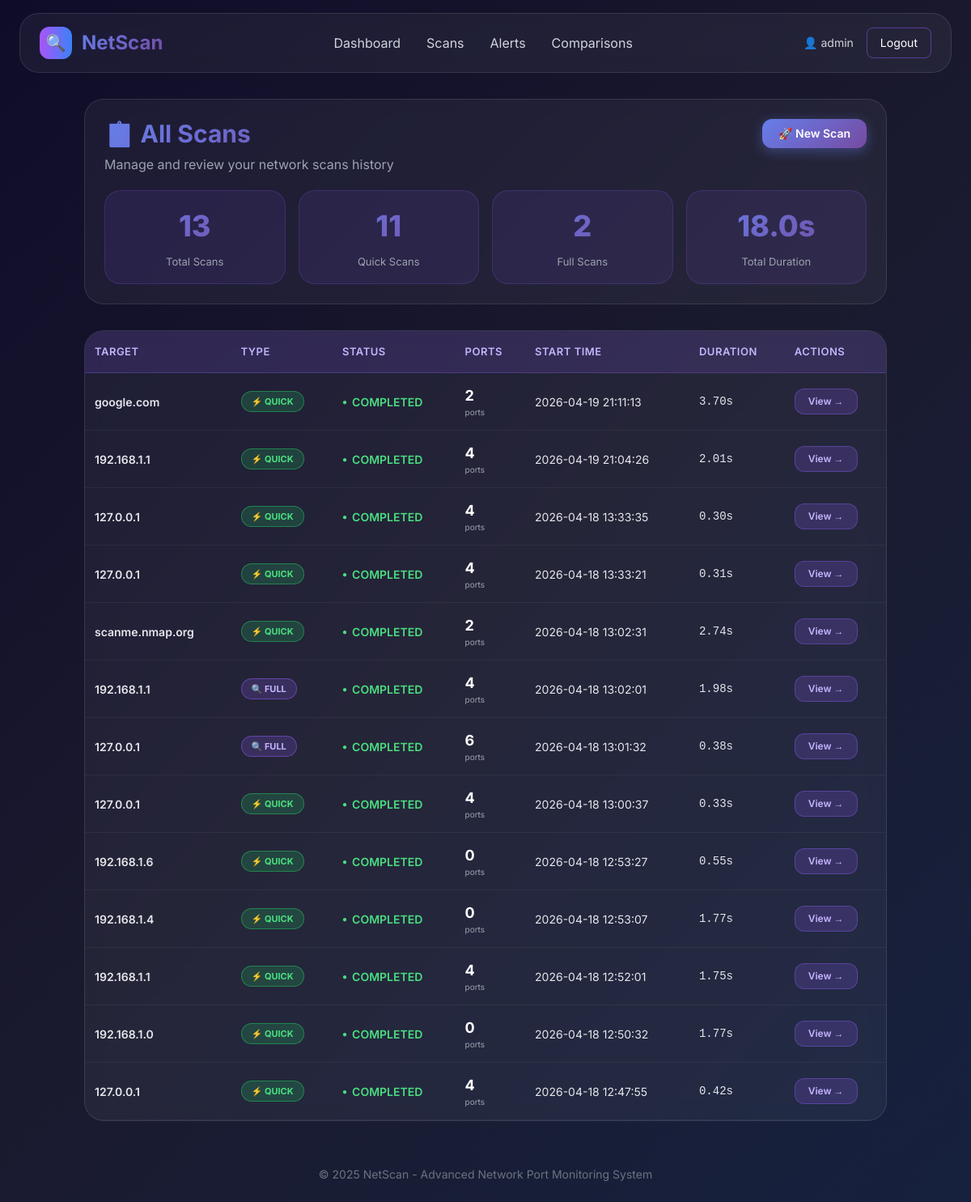
Page /scans (signed in) on the committed database.
### app/models.py (models this page shows)
class Scan(db.Model):
    id = db.Column(db.Integer, primary_key=True)
    user_id = db.Column(db.Integer, db.ForeignKey('user.id'), nullable=False)
    target = db.Column(db.String(255), nullable=False)
    scan_type = db.Column(db.String(20), default='quick')  # quick or full
    status = db.Column(db.String(20), default='pending')  # pending, running, completed, failed
    start_time = db.Column(db.DateTime, default=datetime.utcnow)
    end_time = db.Column(db.DateTime, nullable=True)
    duration = db.Column(db.Float, nullable=True)  # in seconds
    notes = db.Column(db.Text, nullable=True)
    ports = db.relationship('Port', backref='scan', lazy=True, cascade='all, delete-orphan')

### app/routes.py (the view)
@dashboard_bp.route('/scans')
@login_required
def scans():
    user_id = session['user_id']
    page = request.args.get('page', 1, type=int)
    scans = Scan.query.filter_by(user_id=user_id).order_by(Scan.start_time.desc()).paginate(page=page, per_page=20)
    return render_template('scans.html', scans=scans)

### app/routes.py (called while the page is built)
def login_required(f):
    @wraps(f)
    def decorated_function(*args, **kwargs):
        if 'user_id' not in session:
            return redirect(url_for('auth.login'))
        return f(*args, **kwargs)
    return decorated_function

### templates/scans.html (shortened to what this page needs)
{% extends "base.html" %}
{% block content %}
<div class="max-w-7xl mx-auto">
    <div class="scans-header">
        <div class="flex flex-wrap justify-between items-start gap-4">
            <div>
                <h1 class="text-3xl font-bold gradient-text mb-2">📋 All Scans</h1>
                <p class="text-gray-400">Manage and review your network scans history</p>
            </div>
            <a href="{{ url_for('dashboard.index') }}" class="btn-modern px-5 py-2 rounded-xl text-white text-sm font-semibold flex items-center gap-2">
                🚀 New Scan
            </a>
        </div>
        <div class="stats-grid">
            <div class="stat-box">
                <div class="stat-number">{{ scans.total if scans else 0 }}</div>
                <div class="stat-label">Total Scans</div>
            </div>
            <div class="stat-box">
                <div class="stat-number">{{ scans.items|selectattr('scan_type', 'equalto', 'quick')|list|length if scans else 0 }}</div>
                <div class="stat-label">Quick Scans</div>
            </div>
            <div class="stat-box">
                <div class="stat-number">{{ scans.items|selectattr('scan_type', 'equalto', 'full')|list|length if scans else 0 }}</div>
                <div class="stat-label">Full Scans</div>
            </div>
            <div class="stat-box">
                <div class="stat-number">{{ scans.items|sum(attribute='duration')|round(0) if scans else 0 }}s</div>
                <div class="stat-label">Total Duration</div>
            </div>
        </div>
    </div>
    <div class="scans-table-container">
        {% if scans and scans.items %}
        <table class="scans-table">
            <thead>
                <tr>
                    <th>Target</th>
                    <th>Type</th>
                    <th>Status</th>
                    <th>Ports</th>
                    <th>Start Time</th>
                    <th>Duration</th>
                    <th>Actions</th>
                </tr>
            </thead>
            <tbody>
                {% for scan in scans.items %}
                <tr>
                    <td class="font-semibold">{{ scan.target }}</td>
                    <td>
                        {% if scan.scan_type == 'quick' %}
                        <span class="type-badge type-quick">⚡ QUICK</span>
                        {% else %}
                        <span class="type-badge type-full">🔍 FULL</span>
                        {% endif %}
                    </td>
                    <td>
                        <span class="status-completed">COMPLETED</span>
                    </td>
                    <td>
                        <span class="ports-count">{{ scan.ports|length if scan.ports else 0 }}</span>
                        <span class="ports-label">ports</span>
                    </td>
                    <td class="text-gray-300">{{ scan.start_time.strftime('%Y-%m-%d %H:%M:%S') }}</td>
                    <td class="duration-cell">{{ "%.2f"|format(scan.duration) if scan.duration else '0.00' }}s</td>
                    <td>
                        <a href="{{ url_for('dashboard.scan_detail', scan_id=scan.id) }}" class="view-btn">
                            View →
                        </a>
                    </td>
                </tr>
                {% endfor %}
            </tbody>
        </table>
        {% endif %}
    </div>
</div>
{% endblock %}

### templates/base.html (style rules this page uses)
* { font-family: 'Inter', sans-serif; }
body { background: linear-gradient(135deg, #0f0c29 0%, #1a1a2e 50%, #16213e 100%); min-height: 100vh; }
.btn-modern { background: linear-gradient(135deg, #667eea 0%, #764ba2 100%); border: none; transition: all 0.3s ease; box-shadow: 0 4px 15px rgba(102, 126, 234, 0.4); }
.gradient-text { background: linear-gradient(135deg, #667eea 0%, #764ba2 100%); -webkit-background-clip: text; background-clip: text; color: transparent; }

### templates/scans.html (style rules this page uses)
.scans-header { background: rgba(255, 255, 255, 0.05); backdrop-filter: blur(10px); border-radius: 24px; padding: 24px; margin-bottom: 32px; border: 1px solid rgba(255, 255, 255, 0.1); }
.stats-grid { display: grid; grid-template-columns: repeat(auto-fit, minmax(200px, 1fr)); gap: 16px; margin-top: 20px; }
.stat-box { background: rgba(139, 92, 246, 0.1); border-radius: 20px; padding: 16px; text-align: center; border: 1px solid rgba(139, 92, 246, 0.2); transition: all 0.3s ease; }
.stat-number { font-size: 36px; font-weight: 800; background: linear-gradient(135deg, #667eea, #764ba2); -webkit-background-clip: text; background-clip: text; color: transparent; }
.stat-label { color: #9ca3af; font-size: 13px; margin-top: 8px; }
.scans-table-container { background: rgba(255, 255, 255, 0.05); backdrop-filter: blur(10px); border-radius: 24px; border: 1px solid rgba(255, 255, 255, 0.1); overflow: hidden; }
.scans-table { width: 100%; border-collapse: collapse; }
.scans-table thead tr { background: rgba(139, 92, 246, 0.15); border-bottom: 1px solid rgba(139, 92, 246, 0.3); }
.scans-table th { padding: 16px 12px; text-align: left; color: #c4b5fd; font-weight: 600; font-size: 13px; text-transform: uppercase; letter-spacing: 0.5px; }
.scans-table td { padding: 14px 12px; border-bottom: 1px solid rgba(255, 255, 255, 0.05); color: #e5e7eb; font-size: 14px; }
.scans-table tbody tr { transition: all 0.2s ease; }
.type-badge { display: inline-block; padding: 4px 12px; border-radius: 20px; font-size: 11px; font-weight: 700; }
.type-quick { background: rgba(34, 197, 94, 0.2); border: 1px solid rgba(34, 197, 94, 0.5); color: #4ade80; }
.type-full { background: rgba(139, 92, 246, 0.2); border: 1px solid rgba(139, 92, 246, 0.5); color: #c4b5fd; }
.status-completed { color: #4ade80; font-weight: 600; display: flex; align-items: center; gap: 6px; }
.status-completed::before { content: "●"; font-size: 10px; }
.ports-count { font-weight: 700; font-size: 18px; color: white; }
.ports-label { font-size: 10px; color: #9ca3af; display: block; }
.view-btn { background: rgba(139, 92, 246, 0.2); border: 1px solid rgba(139, 92, 246, 0.4); padding: 6px 16px; border-radius: 12px; color: #c4b5fd; font-size: 12px; font-weight: 600; transition: all 0.2s ease; text-decoration: none; display: inline-block; }
.duration-cell { font-family: monospace; font-size: 13px; color: #9ca3af; }

### rows in the picture
Scan: target "google.com", scan_type "⚡ QUICK", ports|length "2", start_time "2026-04-19 21:11:13", duration "3.70"
Scan: target "192.168.1.1", scan_type "⚡ QUICK", ports|length "4", start_time "2026-04-19 21:04:26", duration "2.01"
Scan: target "127.0.0.1", scan_type "⚡ QUICK", ports|length "4", start_time "2026-04-18 13:33:35", duration "0.30"
Scan: target "127.0.0.1", scan_type "⚡ QUICK", ports|length "4", start_time "2026-04-18 13:33:21", duration "0.31"
Scan: target "scanme.nmap.org", scan_type "⚡ QUICK", ports|length "2", start_time "2026-04-18 13:02:31", duration "2.74"
Scan: target "192.168.1.1", scan_type "🔍 FULL", ports|length "4", start_time "2026-04-18 13:02:01", duration "1.98"
Scan: target "127.0.0.1", scan_type "🔍 FULL", ports|length "6", start_time "2026-04-18 13:01:32", duration "0.38"
Scan: target "127.0.0.1", scan_type "⚡ QUICK", ports|length "4", start_time "2026-04-18 13:00:37", duration "0.33"
Scan: target "192.168.1.6", scan_type "⚡ QUICK", ports|length "0", start_time "2026-04-18 12:53:27", duration "0.55"
Scan: target "192.168.1.4", scan_type "⚡ QUICK", ports|length "0", start_time "2026-04-18 12:53:07", duration "1.77"
Scan: target "192.168.1.1", scan_type "⚡ QUICK", ports|length "4", start_time "2026-04-18 12:52:01", duration "1.75"
Scan: target "192.168.1.0", scan_type "⚡ QUICK", ports|length "0", start_time "2026-04-18 12:50:32", duration "1.77"
Scan: target "127.0.0.1", scan_type "⚡ QUICK", ports|length "4", start_time "2026-04-18 12:47:55", duration "0.42"

### other values in the picture
{{ session.get('username', 'User') }} "admin"
